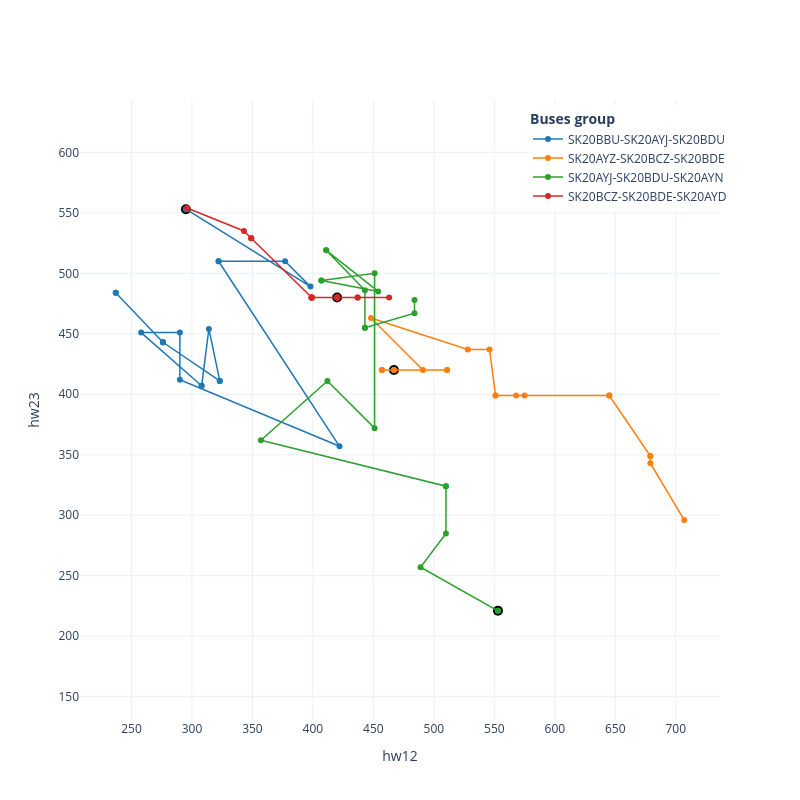

Here is the notebook cell this chart was saved with:
### Code cell
# Create figure
fig = go.Figure()

hw_ABCs = [hw_ABC1, hw_ABC2, hw_ABC3, hw_ABC4]
for k in range(len(hw_ABCs)):
    hw_ABC = hw_ABCs[k]
    # Separate fragments
    hw_ABC_splits = []
    last_index = 0
    last_time = hw_ABC.iloc[0].datetime
    nsplits = 0
    for i in range(hw_ABC.shape[0]):
        if ((hw_ABC.iloc[i].datetime - last_time).total_seconds() > 500) | (
            (i + 1) == hw_ABC.shape[0]
        ):
            split = hw_ABC.iloc[last_index:i]
            nsplits += 1
            if split.shape[0] < 1:
                continue
            last_index = i

            fig.add_trace(
                go.Scatter(
                    showlegend=False,
                    x=[split.hw12.iloc[-1]],
                    y=[split.hw23.iloc[-1]],
                    mode="markers",
                    marker={"color": "black", "size": 10},
                )
            )

            fig.add_trace(
                go.Scatter(
                    name=f"{split.iloc[0].bus1}-{split.iloc[0].bus2}-{split.iloc[0].bus3}",
                    showlegend=(nsplits == 1),
                    x=split.hw12,
                    y=split.hw23,
                    mode="lines+markers",
                    line={"color": colors[k], "width": 1.5},
                )
            )

        last_time = hw_ABC.iloc[i].datetime

# Update the layout
fig.update_layout(
    height=800,
    width=800,
    legend={
        "title": "<b>Buses group",
        "x": 0.7,
        "y": 0.99,
        "traceorder": "normal",
        "font": {"size": 12},
    },
    xaxis={"title": "hw12", "nticks": 20, "zerolinecolor": "darkgrey"},
    yaxis={
        "title": "hw23",
        "scaleanchor": "x",
        "scaleratio": 1,
        "nticks": 20,
        "zerolinecolor": "darkgrey",
    },
)
fig.show()

### Figure 1 — Plotly figure (JSON) as saved in the notebook; plotly's stock layout.template omitted (floating-point values rounded to 4 significant figures)
{"data": [{"marker": {"color": "black", "size": 10}, "mode": "markers", "showlegend": false, "type": "scatter", "x": [295], "y": [553]}, {"line": {"color": "#1f77b4", "width": 1.5}, "mode": "lines+markers", "name": "SK20BBU-SK20AYJ-SK20BDU", "showlegend": true, "type": "scatter", "x": [237, 237, 276, 276, 276, 323, 323, 314, 308, 308, 258, 290, 290, 422, 322, 322, 377, 398, 295, 295], "y": [484, 484, 443, 443, 443, 411, 411, 454, 407, 407, 451, 451, 412, 357, 510, 510, 510, 489, 553, 553]}, {"marker": {"color": "black", "size": 10}, "mode": "markers", "showlegend": false, "type": "scatter", "x": [467], "y": [420]}, {"line": {"color": "#ff7f0e", "width": 1.5}, "mode": "lines+markers", "name": "SK20AYZ-SK20BCZ-SK20BDE", "showlegend": true, "type": "scatter", "x": [707, 679, 679, 679, 645, 645, 575, 568, 551, 551, 546, 528, 448, 491, 511, 511, 457, 457, 467, 467], "y": [296, 343, 349, 349, 399, 399, 399, 399, 399, 399, 437, 437, 463, 420, 420, 420, 420, 420, 420, 420]}, {"marker": {"color": "black", "size": 10}, "mode": "markers", "showlegend": false, "type": "scatter", "x": [553], "y": [221]}, {"line": {"color": "#2ca02c", "width": 1.5}, "mode": "lines+markers", "name": "SK20AYJ-SK20BDU-SK20AYN", "showlegend": true, "type": "scatter", "x": [484, 484, 443, 443, 443, 411, 411, 454, 407, 407, 451, 451, 412, 357, 510, 510, 510, 489, 553, 553], "y": [478, 467, 455, 455, 486, 519, 519, 485, 494, 494, 500, 372, 411, 362, 324, 324, 285, 257, 221, 221]}, {"marker": {"color": "black", "size": 10}, "mode": "markers", "showlegend": false, "type": "scatter", "x": [420], "y": [480]}, {"line": {"color": "#d62728", "width": 1.5}, "mode": "lines+markers", "name": "SK20BCZ-SK20BDE-SK20AYD", "showlegend": true, "type": "scatter", "x": [296, 343, 349, 349, 399, 399, 399, 399, 399, 399, 437, 437, 463, 420, 420, 420, 420, 420, 420, 420], "y": [554, 535, 529, 529, 480, 480, 480, 480, 480, 480, 480, 480, 480, 480, 480, 480, 480, 480, 480, 480]}], "layout": {"height": 800, "legend": {"font": {"size": 12}, "title": {"text": "<b>Buses group"}, "traceorder": "normal", "x": 0.7, "y": 0.99}, "width": 800, "xaxis": {"nticks": 20, "title": {"text": "hw12"}, "zerolinecolor": "darkgrey"}, "yaxis": {"nticks": 20, "scaleanchor": "x", "scaleratio": 1, "title": {"text": "hw23"}, "zerolinecolor": "darkgrey"}}}
